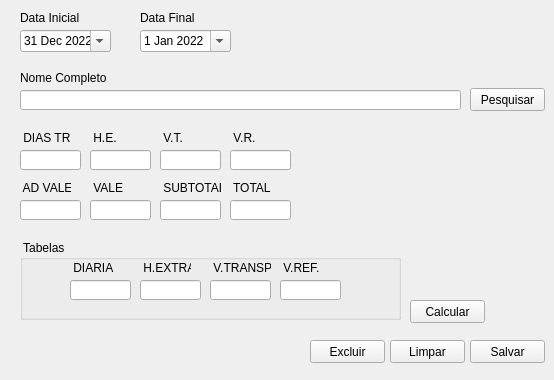
<?xml version="1.0" encoding="UTF-8"?>
<ui version="4.0">
 <class>MainWindow</class>
 <widget class="QMainWindow" name="MainWindow">
  <property name="geometry">
   <rect>
    <x>0</x>
    <y>0</y>
    <width>554</width>
    <height>380</height>
   </rect>
  </property>
  <property name="minimumSize">
   <size>
    <width>554</width>
    <height>380</height>
   </size>
  </property>
  <property name="maximumSize">
   <size>
    <width>554</width>
    <height>380</height>
   </size>
  </property>
  <property name="windowTitle">
   <string>Registro</string>
  </property>
  <widget class="QWidget" name="centralwidget">
   <widget class="QLineEdit" name="edt_nome">
    <property name="geometry">
     <rect>
      <x>20</x>
      <y>90</y>
      <width>441</width>
      <height>20</height>
     </rect>
    </property>
   </widget>
   <widget class="QPushButton" name="btn_pesquisar">
    <property name="geometry">
     <rect>
      <x>470</x>
      <y>88</y>
      <width>75</width>
      <height>23</height>
     </rect>
    </property>
    <property name="text">
     <string>Pesquisar</string>
    </property>
   </widget>
   <widget class="QLineEdit" name="edt_dias">
    <property name="geometry">
     <rect>
      <x>20</x>
      <y>150</y>
      <width>61</width>
      <height>20</height>
     </rect>
    </property>
   </widget>
   <widget class="QLabel" name="label">
    <property name="geometry">
     <rect>
      <x>20</x>
      <y>10</y>
      <width>111</width>
      <height>16</height>
     </rect>
    </property>
    <property name="text">
     <string>Data Inicial</string>
    </property>
   </widget>
   <widget class="QDateEdit" name="dateinicial">
    <property name="geometry">
     <rect>
      <x>20</x>
      <y>30</y>
      <width>91</width>
      <height>22</height>
     </rect>
    </property>
    <property name="minimumSize">
     <size>
      <width>81</width>
      <height>22</height>
     </size>
    </property>
    <property name="dateTime">
     <datetime>
      <hour>21</hour>
      <minute>0</minute>
      <second>0</second>
      <year>2022</year>
      <month>12</month>
      <day>31</day>
     </datetime>
    </property>
    <property name="minimumDate">
     <date>
      <year>1998</year>
      <month>12</month>
      <day>31</day>
     </date>
    </property>
    <property name="calendarPopup">
     <bool>true</bool>
    </property>
    <property name="timeSpec">
     <enum>Qt::TimeZone</enum>
    </property>
   </widget>
   <widget class="QDateEdit" name="datafinal">
    <property name="geometry">
     <rect>
      <x>140</x>
      <y>30</y>
      <width>91</width>
      <height>22</height>
     </rect>
    </property>
    <property name="inputMethodHints">
     <set>Qt::ImhNone</set>
    </property>
    <property name="showGroupSeparator" stdset="0">
     <bool>true</bool>
    </property>
    <property name="dateTime">
     <datetime>
      <hour>3</hour>
      <minute>0</minute>
      <second>0</second>
      <year>2022</year>
      <month>1</month>
      <day>1</day>
     </datetime>
    </property>
    <property name="currentSection">
     <enum>QDateTimeEdit::MonthSection</enum>
    </property>
    <property name="calendarPopup">
     <bool>true</bool>
    </property>
    <property name="timeSpec">
     <enum>Qt::UTC</enum>
    </property>
   </widget>
   <widget class="QLabel" name="label_2">
    <property name="geometry">
     <rect>
      <x>140</x>
      <y>10</y>
      <width>111</width>
      <height>16</height>
     </rect>
    </property>
    <property name="text">
     <string>Data Final</string>
    </property>
   </widget>
   <widget class="QLabel" name="label_3">
    <property name="geometry">
     <rect>
      <x>20</x>
      <y>130</y>
      <width>61</width>
      <height>16</height>
     </rect>
    </property>
    <property name="text">
     <string> DIAS TR</string>
    </property>
   </widget>
   <widget class="QLineEdit" name="edt_he">
    <property name="geometry">
     <rect>
      <x>90</x>
      <y>150</y>
      <width>61</width>
      <height>20</height>
     </rect>
    </property>
   </widget>
   <widget class="QLabel" name="label_4">
    <property name="geometry">
     <rect>
      <x>90</x>
      <y>130</y>
      <width>51</width>
      <height>16</height>
     </rect>
    </property>
    <property name="text">
     <string> H.E.</string>
    </property>
   </widget>
   <widget class="QLineEdit" name="edt_vt">
    <property name="geometry">
     <rect>
      <x>160</x>
      <y>150</y>
      <width>61</width>
      <height>20</height>
     </rect>
    </property>
   </widget>
   <widget class="QLabel" name="label_5">
    <property name="geometry">
     <rect>
      <x>160</x>
      <y>130</y>
      <width>51</width>
      <height>16</height>
     </rect>
    </property>
    <property name="text">
     <string> V.T.</string>
    </property>
   </widget>
   <widget class="QLineEdit" name="edt_vr">
    <property name="geometry">
     <rect>
      <x>230</x>
      <y>150</y>
      <width>61</width>
      <height>20</height>
     </rect>
    </property>
   </widget>
   <widget class="QLabel" name="label_6">
    <property name="geometry">
     <rect>
      <x>230</x>
      <y>130</y>
      <width>51</width>
      <height>16</height>
     </rect>
    </property>
    <property name="text">
     <string> V.R.</string>
    </property>
   </widget>
   <widget class="QLineEdit" name="edt_advale">
    <property name="geometry">
     <rect>
      <x>20</x>
      <y>200</y>
      <width>61</width>
      <height>20</height>
     </rect>
    </property>
   </widget>
   <widget class="QLabel" name="label_8">
    <property name="geometry">
     <rect>
      <x>20</x>
      <y>180</y>
      <width>51</width>
      <height>16</height>
     </rect>
    </property>
    <property name="text">
     <string> AD VALE</string>
    </property>
   </widget>
   <widget class="QLineEdit" name="edt_vale">
    <property name="geometry">
     <rect>
      <x>90</x>
      <y>200</y>
      <width>61</width>
      <height>20</height>
     </rect>
    </property>
   </widget>
   <widget class="QLabel" name="label_9">
    <property name="geometry">
     <rect>
      <x>90</x>
      <y>180</y>
      <width>61</width>
      <height>16</height>
     </rect>
    </property>
    <property name="text">
     <string> VALE</string>
    </property>
   </widget>
   <widget class="QLineEdit" name="edt_subtotal">
    <property name="geometry">
     <rect>
      <x>160</x>
      <y>200</y>
      <width>61</width>
      <height>20</height>
     </rect>
    </property>
   </widget>
   <widget class="QLabel" name="label_10">
    <property name="geometry">
     <rect>
      <x>160</x>
      <y>180</y>
      <width>61</width>
      <height>16</height>
     </rect>
    </property>
    <property name="text">
     <string> SUBTOTAL</string>
    </property>
   </widget>
   <widget class="QLineEdit" name="edt_total">
    <property name="geometry">
     <rect>
      <x>230</x>
      <y>200</y>
      <width>61</width>
      <height>20</height>
     </rect>
    </property>
   </widget>
   <widget class="QLabel" name="label_11">
    <property name="geometry">
     <rect>
      <x>230</x>
      <y>180</y>
      <width>61</width>
      <height>16</height>
     </rect>
    </property>
    <property name="text">
     <string> TOTAL</string>
    </property>
   </widget>
   <widget class="QGroupBox" name="groupBox">
    <property name="geometry">
     <rect>
      <x>20</x>
      <y>240</y>
      <width>381</width>
      <height>80</height>
     </rect>
    </property>
    <property name="title">
     <string> Tabelas</string>
    </property>
    <widget class="QLineEdit" name="edt_diaria">
     <property name="geometry">
      <rect>
       <x>50</x>
       <y>40</y>
       <width>61</width>
       <height>20</height>
      </rect>
     </property>
    </widget>
    <widget class="QLabel" name="label_12">
     <property name="geometry">
      <rect>
       <x>260</x>
       <y>20</y>
       <width>51</width>
       <height>16</height>
      </rect>
     </property>
     <property name="text">
      <string> V.REF.</string>
     </property>
    </widget>
    <widget class="QLabel" name="label_13">
     <property name="geometry">
      <rect>
       <x>190</x>
       <y>20</y>
       <width>61</width>
       <height>16</height>
      </rect>
     </property>
     <property name="text">
      <string> V.TRANSP.</string>
     </property>
    </widget>
    <widget class="QLabel" name="label_14">
     <property name="geometry">
      <rect>
       <x>50</x>
       <y>20</y>
       <width>51</width>
       <height>16</height>
      </rect>
     </property>
     <property name="text">
      <string> DIARIA</string>
     </property>
    </widget>
    <widget class="QLineEdit" name="edt_hextra">
     <property name="geometry">
      <rect>
       <x>120</x>
       <y>40</y>
       <width>61</width>
       <height>20</height>
      </rect>
     </property>
    </widget>
    <widget class="QLineEdit" name="edt_vtransp">
     <property name="geometry">
      <rect>
       <x>190</x>
       <y>40</y>
       <width>61</width>
       <height>20</height>
      </rect>
     </property>
    </widget>
    <widget class="QLabel" name="label_15">
     <property name="geometry">
      <rect>
       <x>120</x>
       <y>20</y>
       <width>51</width>
       <height>16</height>
      </rect>
     </property>
     <property name="text">
      <string> H.EXTRAS</string>
     </property>
    </widget>
    <widget class="QLineEdit" name="edt_vref">
     <property name="geometry">
      <rect>
       <x>260</x>
       <y>40</y>
       <width>61</width>
       <height>20</height>
      </rect>
     </property>
    </widget>
   </widget>
   <widget class="QPushButton" name="btn_limpar">
    <property name="geometry">
     <rect>
      <x>390</x>
      <y>340</y>
      <width>75</width>
      <height>23</height>
     </rect>
    </property>
    <property name="text">
     <string>Limpar</string>
    </property>
   </widget>
   <widget class="QPushButton" name="btn_salvar">
    <property name="geometry">
     <rect>
      <x>470</x>
      <y>340</y>
      <width>75</width>
      <height>23</height>
     </rect>
    </property>
    <property name="text">
     <string>Salvar</string>
    </property>
   </widget>
   <widget class="QPushButton" name="btn_excluir">
    <property name="geometry">
     <rect>
      <x>310</x>
      <y>340</y>
      <width>75</width>
      <height>23</height>
     </rect>
    </property>
    <property name="text">
     <string>Excluir</string>
    </property>
   </widget>
   <widget class="QLabel" name="label_7">
    <property name="geometry">
     <rect>
      <x>20</x>
      <y>70</y>
      <width>91</width>
      <height>16</height>
     </rect>
    </property>
    <property name="text">
     <string>Nome Completo</string>
    </property>
   </widget>
   <widget class="QPushButton" name="btn_calcular">
    <property name="geometry">
     <rect>
      <x>410</x>
      <y>300</y>
      <width>75</width>
      <height>23</height>
     </rect>
    </property>
    <property name="text">
     <string>Calcular</string>
    </property>
   </widget>
   <zorder>edt_nome</zorder>
   <zorder>btn_pesquisar</zorder>
   <zorder>edt_dias</zorder>
   <zorder>label</zorder>
   <zorder>datafinal</zorder>
   <zorder>label_2</zorder>
   <zorder>label_3</zorder>
   <zorder>edt_he</zorder>
   <zorder>label_4</zorder>
   <zorder>edt_vt</zorder>
   <zorder>label_5</zorder>
   <zorder>edt_vr</zorder>
   <zorder>label_6</zorder>
   <zorder>edt_advale</zorder>
   <zorder>label_8</zorder>
   <zorder>edt_vale</zorder>
   <zorder>label_9</zorder>
   <zorder>edt_subtotal</zorder>
   <zorder>label_10</zorder>
   <zorder>edt_total</zorder>
   <zorder>label_11</zorder>
   <zorder>groupBox</zorder>
   <zorder>btn_limpar</zorder>
   <zorder>btn_salvar</zorder>
   <zorder>btn_excluir</zorder>
   <zorder>label_7</zorder>
   <zorder>dateinicial</zorder>
   <zorder>btn_calcular</zorder>
  </widget>
 </widget>
 <resources/>
 <connections/>
</ui>
